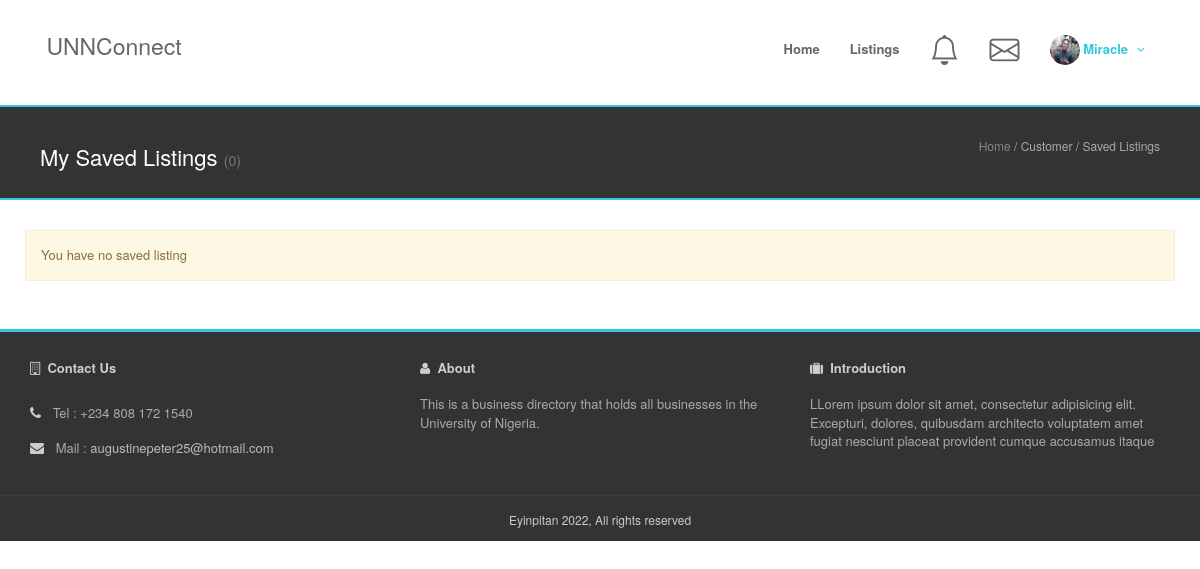
The app's page /customer/saved-listings/ (signed in) with its own data.
### businessDirectory/models.py (models this page shows)
class User(AbstractUser):
    is_admin = models.BooleanField(default=False)
    is_vendor = models.BooleanField(default=False)
    is_customer = models.BooleanField(default=False)
    phone = models.CharField(max_length=20, blank=True)
    photo_url = models.FileField(upload_to='static/uploads/profile_photos/',
                                 default='static/uploads/profile_photos/nophoto-male.jpg')
    def __str__(self):
        return self.first_name

### businessDirectory/views.py (the view)
# urls.py: path('customer/saved-listings/', views.CustomerListingsView.as_view(), name='customer-saved-listings'),
class CustomerListingsView(LoginRequiredMixin, View):
    login_url = '/customer/login/'
    redirect_field_name = 'customer/saved-listings/'
    def get(self, request):
        context = {}
        title = 'Customer Saved Listings'
        listings = CustomerSavedListing.objects.filter(customer_id=request.user.id)
        context['title'] = title
        context['listings'] = listings
        context['count'] = listings.count()
        return render(request, 'customer/saved_listings.html', context)

### businessDirectory/templates/customer/saved_listings.html
{% load static %}
{% include 'include/header.html' %}
<div class="outer">
{% include 'include/nav-bar.html' %}
    <link href="{% static 'assets/css/bootstrap.min.css' %}" rel="stylesheet">
<div class="page-heading-two">
    <div class="container">
        <h2>My Saved Listings <small>({{ count }})</small></h2>
        <div class="breads">
            <a href="{% url 'businessDirectory:home' %}">Home</a> / Customer / Saved Listings
        </div>
        <div class="clearfix"></div>
    </div>
</div>
    <div class="container">
        <div class="row">
        {% if listings %}
        <div class="widget-content hot-properties">
            <ul class="list-unstyled text-center">
                {% for listing in listings %}
                    <form method="post" action="{% url 'businessDirectory:customer-delete-saved-listings' pk=listing.id %}">
                    {% csrf_token %}
                        <li class="col-xs-12 col-sm-6 col-md-4">
                        <img class="img-responsive img-thumbnail" src="/{{ listing.business.logo }}" alt="{{ listing.business.name }}" width="300px" height="300px" />
                            <h4><a href="{% url 'businessDirectory:business-details' pk=listing.business.id %}">{{ listing.business.name }},</a> <small>{{ listing.business.location }}</small></h4>
                            <button type="submit" class="btn btn-danger"><i style="font-size: 2rem" class="fa fa-trash"></i></button>
                        <div class="clearfix"></div>
                        </li>
                    </form>
                {% endfor %}
            </ul>
        </div>
        {% else %}
            <div class="alert alert-warning">You have no saved listing</div>
        {% endif %}
        </div>
    </div>
</div>
{% include 'include/footer.html' %}

### businessDirectory/templates/include/nav-bar.html (shortened to what this page needs)
{% with request.resolver_match.url_name as url_name %}
{% load static %}
<div class="header-2">
    <div class="container">
        <div class="row">
            <div class="col-md-3 col-sm-3">
                <div class="logo">
                    <h3>
                        <a href="{% url 'businessDirectory:home' %}">UNNConnect</a>
                    </h3>
                </div>
            </div>
            <div class="col-md-9 col-sm-9">
                <div class="navy">
                    <ul class="pull-right">
                        <li class="{% if url_name == 'home' %}active{% endif %}"><a href="{% url 'businessDirectory:home' %}">Home</a></li>
                        <li class="{% if url_name == 'business-list' %}active{% endif %}"><a href="{% url 'businessDirectory:business-list' %}">Listings</a></li>
                            {% if request.user.is_authenticated %}
        {% if request.user.is_vendor %}
                        <li class="{% if url_name == 'vendor-notification' %}active{% endif %}"><a href="{% url 'businessDirectory:vendor-notification' %}"><i style="font-size: 3rem" class="bi bi-bell"></i></a></li>
                        <li class="{% if url_name == 'vendor-messages' %}active{% endif %}"><a href="{% url 'businessDirectory:vendor-messages' %}"><i style="font-size: 3rem" class="bi bi-envelope"></i></a></li>
        {% endif %}
        <li class="active has-sub">
          <a class="dropdown-toggle" href="#" data-toggle="dropdown">
            <img src="/{{ request.user.photo_url }}" width="30px" height="30px" alt="Profile" class="img-circle">
            <span class="d-none d-md-block dropdown-toggle ps-2">{{ request.user }}</span>
          </a>
        </li>
                            {% endif %}
                    </ul>
                </div>
            </div>
        </div>
    </div>
</div>
{% endwith %}

### static/assets/css/styles/skin-lblue.css (style rules this page uses)
a { color: #1faabe; }
.header-2 .navy ul > li.has-sub > a:after { color: #32c8de; }

### businessDirectory/templates/include/header.html (style rules this page uses)
.header-2 { background: #ffffff; }
.header-2 .navy > ul > li > a { color: #666 }
.header-2 .navy > ul > .active > a { color: #32c8de }

### records on screen
User: user.photo_url (picture), user "Miracle"

### other values on screen
{{ count }} "0"
